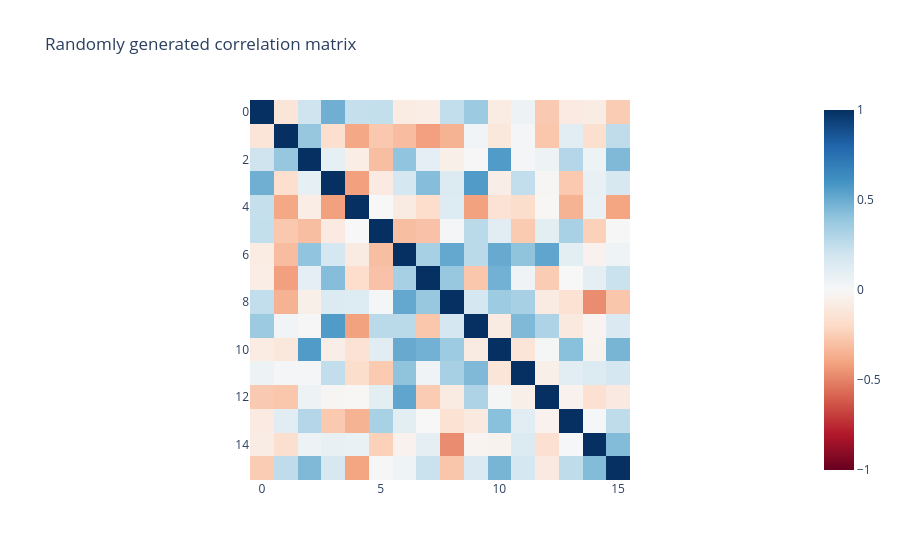

Notebook cell for this chart:
### Markdown cell above
## Cell 27: Correlated Features

Real features often co-occur. For example, we'd expect that "cat" and "furry" features frequely fire together, but "cat" and "physicist" likely almost never fire together. We can add correlations between features by providing a `correlation_matrix` to the `ActivationGenerator`. You can make create correlation matrix manually, or you can use the `generate_random_correlation_matrix` helper if you'd just like some random correlations:

### Code cell
from sae_lens.synthetic import generate_random_correlation_matrix
import plotly.express as px

corr_matrix = generate_random_correlation_matrix(
    num_features=num_features,
)

# Create an activation generator with correlations
correlated_gen = ActivationGenerator(
    num_features=num_features,
    firing_probabilities=0.15,
    correlation_matrix=corr_matrix,
)

px.imshow(
    corr_matrix,
    title="Randomly generated correlation matrix",
    color_continuous_scale="rdbu",
    zmin=-1,
    zmax=1,
)

### Figure 1 — Plotly figure (JSON) as saved in the notebook; plotly's stock layout.template omitted (floating-point values rounded to 4 significant figures; data arrays with more than 128 entries replaced by an {"elided": "..."} marker saying what was removed)
{"data": [{"coloraxis": "coloraxis", "hovertemplate": "x: %{x}<br>y: %{y}<br>color: %{z}<extra></extra>", "name": "0", "type": "heatmap", "xaxis": "x", "yaxis": "y", "z": {"elided": "16x16 float values"}}], "layout": {"coloraxis": {"cmax": 1, "cmin": -1, "colorscale": [[0, "rgb(103,0,31)"], [0.1, "rgb(178,24,43)"], [0.2, "rgb(214,96,77)"], [0.3, "rgb(244,165,130)"], [0.4, "rgb(253,219,199)"], [0.5, "rgb(247,247,247)"], [0.6, "rgb(209,229,240)"], [0.7, "rgb(146,197,222)"], [0.8, "rgb(67,147,195)"], [0.9, "rgb(33,102,172)"], [1, "rgb(5,48,97)"]]}, "title": {"text": "Randomly generated correlation matrix"}, "xaxis": {"anchor": "y", "constrain": "domain", "domain": [0, 1], "scaleanchor": "y"}, "yaxis": {"anchor": "x", "autorange": "reversed", "constrain": "domain", "domain": [0, 1]}}}
